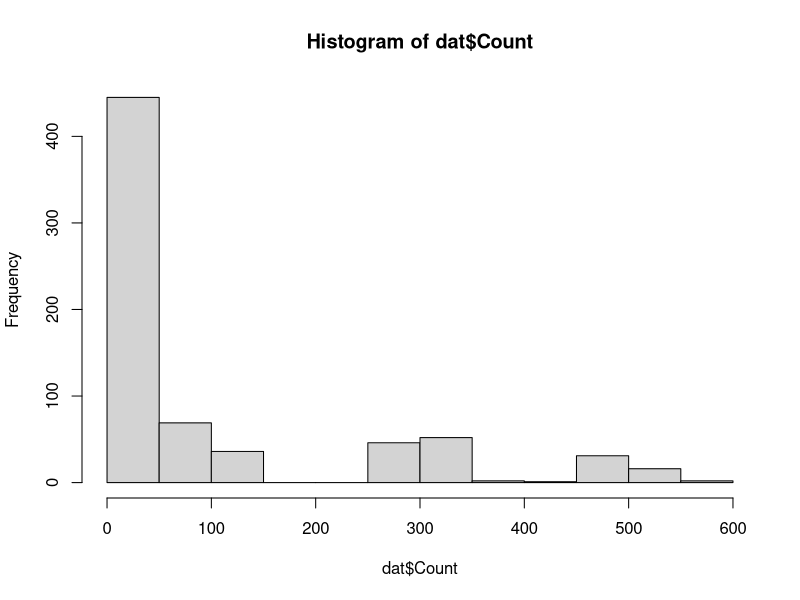
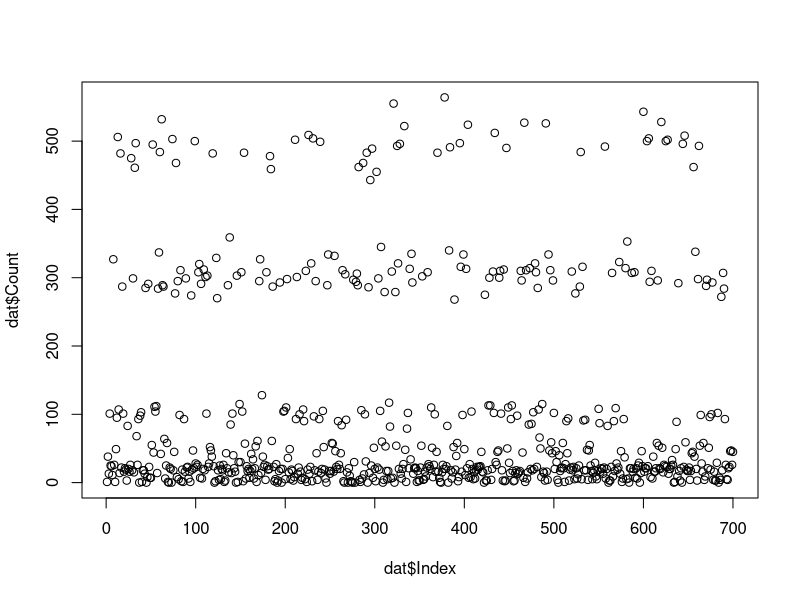

These figures' R source, in order:

# Read in data
  dat=read.csv("N.fish.csv")
  head(dat)
  colnames(dat)=c("Index","Count")


# Look at distribution / groupings
  hist(dat$Count)
  plot(dat$Index,dat$Count)

# Define strata by the possible groupings
  index1=which(dat$Count<=50)
  index2=which(dat$Count>50 & dat$Count<=150)
  index3=which(dat$Count>150 & dat$Count<=450)
  index4=which(dat$Count>450)
 
# Create a new variable and assign names  
  dat$strata=dat$Count
  dat$strata[index1]="Strata1"
  dat$strata[index2]="Strata2"
  dat$strata[index3]="Strata3"
  dat$strata[index4]="Strata4"
  dat$strata

# Get variance and length (for N_h)
  strata.var=aggregate(dat$Count, by=list(dat$strata),FUN=var)$x
  strata.size=aggregate(dat$Count, by=list(dat$strata),FUN=length)$x

# sample size
  n = 100

# Eqn in Chapter 11, section 11.5
optimal.nh = n*strata.size*sqrt(strata.var) / sum(strata.size*sqrt(strata.var))

optimal.nh

#change n and see that the optimal proportional allocation doesn't change
  optimal.nh/n
